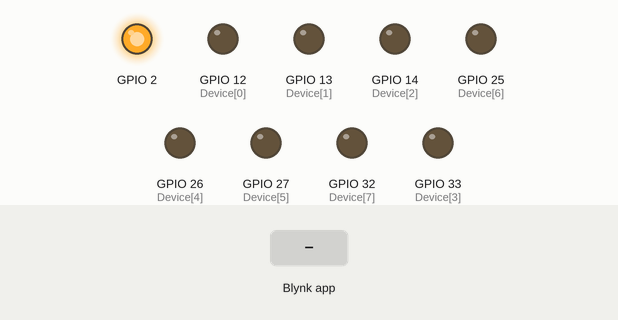
The sketch below on a simulated ESP32. Shown: output pins drawn as LEDs (lit = HIGH). Dashed ring = blinking. The test bench sets the inputs (shaded band). WiFi joins after 1.5 s; servers stay silent unless stated; network time is answered at once with the bench clock; the local clock reads 2024-03-15 10:24:30 at power-on unless the sketch sets it; the modem accepts every AT command (registered, SIM ready, sends succeed) and sends nothing else; what the sketch prints to the serial monitor is not drawn.

Above: at 1.9 s.
At 13.0 s:
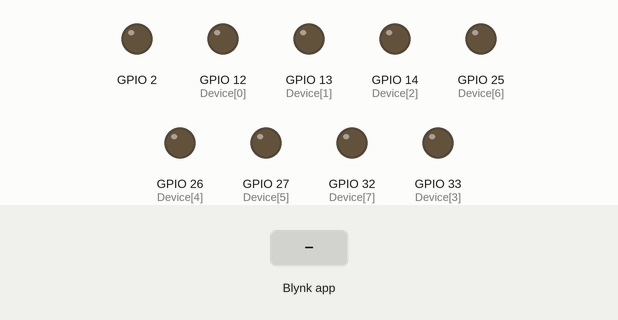
13.1 s: Blynk app writes 1 to V2
At 21.95 s:
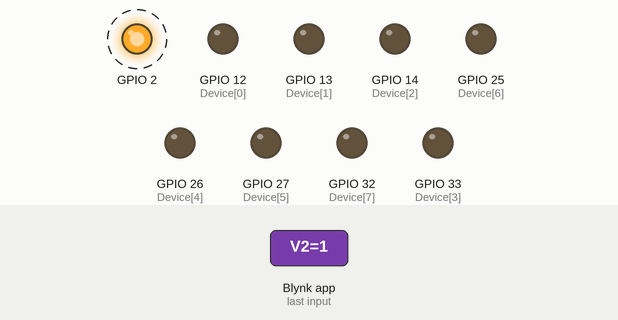
Timing chart, 0 to 22.1 s (numbered marks = the images above; inputs shaded):
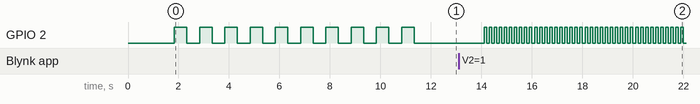

The sketch:

2.Device-Box.ino
```cpp
//---------------------------------------// Blynk //---------------------------------------//
#define BLYNK_PRINT Serial

#define BLYNK_TEMPLATE_ID "TMPL6gkwkeRiZ"
#define BLYNK_TEMPLATE_NAME "FOOT MOUSE"
#define BLYNK_AUTH_TOKEN "s4IEZXPS6DFlYAACZC_6z-rNmdU1erLH"

#include <WiFi.h>
#include <WiFiClient.h>
#include <BlynkSimpleEsp32.h>

char ssid[] = "THIEN TRANG";
char pass[] = "phucnhannghia";
//---------------------------------------// Time Server //--------------------------------//
#include <NTPClient.h>
#include <WiFiUdp.h>
WiFiUDP ntpUDP;
NTPClient timeClient(ntpUDP, "pool.ntp.org");
//---------------------------------------// RTC //---------------------------------------//
#include <Wire.h>
#include "RTClib.h"
RTC_DS1307 rtc;
//---------------------------------------// Variable //----------------------------------//
uint8_t Device[] = {12,13,14,33,26,27,25,32};
unsigned long TIme;

int h_on,m_on;
int h_off,m_off;
int device;
String state;

void setup() {
  Serial.begin(115200);
  Serial2.begin(115200);

  Wire.begin(23,22);
  if (!rtc.begin()) {
    Serial.println("Couldn't find RTC");
    Serial.flush();
    while (1) delay(10);
  }


  Blynk.begin(BLYNK_AUTH_TOKEN, ssid, pass);

  timeClient.begin();
  timeClient.setTimeOffset(25200);

//-----------------------------------// Đồng bộ thời gian từ Server về RTC //-------------------------------//
  timeClient.update();
  int h = timeClient.getHours();
  int m = timeClient.getMinutes();
  int s = timeClient.getSeconds();

  rtc.adjust(DateTime(2024, 5, 24, h, m, s));

//---------------------------------------// Khởi tạo ngoại vi //---------------------------------------//
  pinMode(Device[0],OUTPUT);
  pinMode(Device[1],OUTPUT);
  pinMode(Device[2],OUTPUT);
  pinMode(Device[3],OUTPUT);
  pinMode(Device[4],OUTPUT);
  pinMode(Device[5],OUTPUT);
  pinMode(Device[6],OUTPUT);
  pinMode(Device[7],OUTPUT);

  pinMode(2,OUTPUT); digitalWrite(2,LOW);
  for(int i = 0; i < 10; i++){
    digitalWrite(2,HIGH);
    delay(500);
    digitalWrite(2,LOW);
    delay(500);
  }
  pinMode(2,OUTPUT); digitalWrite(2,LOW);
}

void loop() {
  Blynk.run();
  if(millis() - TIme >= 1000){
    Blynk.syncVirtual(V4);
    TIme = millis();
  }
  Timer();
}
//---------------------------------------// Lấy giá trị từ Server Blynk //---------------------------------------//
BLYNK_WRITE(V3){
  String Val = param.asString();
  h_on  = splitString(Val,",",2).toInt();
  m_on  = splitString(Val,",",3).toInt();
  h_off = splitString(Val,",",4).toInt();
  m_off = splitString(Val,",",5).toInt();
 device = splitString(Val,",",6).toInt();
  state = splitString(Val,",",1);
  Serial.print(h_on); Serial.print(", ");
  Serial.print(m_on); Serial.print(", ");
  Serial.print(h_off); Serial.print(", ");
  Serial.print(m_off); Serial.print(", ");
  Serial.print(device); Serial.println(", ");
}
//----------------------------------// Lấy số điện thoại và thực hiện gọi //----------------------------------//
BLYNK_WRITE(V2){ // SDT
  String Val = param.asString();
  String X = splitString(Val,",",1);
  call(X);
}
//---------------------------------------// Điều khiển thiết bị //---------------------------------------//
BLYNK_WRITE(V0){
  String Val = param.asString();
  Serial.println(Val);
  if( Val == "On1")  { digitalWrite(Device[0],HIGH); }
  if( Val == "Off1") { digitalWrite(Device[0],LOW); }

  if( Val == "On2")  { digitalWrite(Device[1],HIGH); }
  if( Val == "Off2") { digitalWrite(Device[1],LOW); }

  if( Val == "On3")  { digitalWrite(Device[2],HIGH); }
  if( Val == "Off3") { digitalWrite(Device[2],LOW); }

  if( Val == "On4")  { digitalWrite(Device[3],HIGH); }
  if( Val == "Off4") { digitalWrite(Device[3],LOW); }

  if( Val == "On5")  { digitalWrite(Device[4],HIGH); }
  if( Val == "Off5") { digitalWrite(Device[4],LOW); }

  if( Val == "On6")  { digitalWrite(Device[5],HIGH); }
  if( Val == "Off6") { digitalWrite(Device[5],LOW); }

  if( Val == "On7")  { digitalWrite(Device[6],HIGH); }
  if( Val == "Off7") { digitalWrite(Device[6],LOW); }

  if( Val == "On8")  { digitalWrite(Device[7],HIGH); }
  if( Val == "Off8") { digitalWrite(Device[7],LOW); }
}
//---------------------------------------// Tách chuỗi //---------------------------------------//
String splitString(String inputString, String delim, uint16_t pos)
{ String tmp = inputString;
  for(int i = 0; i < pos; i++)
    { tmp = tmp.substring(tmp.indexOf(delim)+1);
      if(tmp.indexOf(delim) == -1 and i != pos-1) return "";
    }
  return tmp.substring(0,tmp.indexOf(delim));
}
//-----------------------------------// Hàm thực hiện cuộc gọi //--------------------------------//
void call(String sdt)
{
  Serial2.print(F("ATD"));
  updateSerial();
  Serial.println("Đang Thực Hiện Cuộc Gọi");
  Serial2.print(sdt);
  updateSerial();
  Serial2.print(F(";\r\n"));
  Bip(100, 100);
  Serial2.print(F("ATH"));
  updateSerial();
  Serial2.print(F(";\r\n"));
  updateSerial();
  delay(1000);
  digitalWrite(2,LOW);
}

void updateSerial()
{
 delay(500);
}

void Bip(int A, int D)
{
 for(int i = 0; i <= A; i++) {digitalWrite(2,1); delay(D); digitalWrite(2,0); delay(D);}
}
//---------------------------------------// Hẹn giờ bật tắt thiết bị //---------------------------------------//
void Timer(){ DateTime now = rtc.now();
  Serial.print(now.hour()); Serial.print("   "); Serial.println(now.minute());
  if(now.hour() == h_on  and now.minute() == m_on)  { digitalWrite(Device[device],HIGH); }
  if(now.hour() == h_off and now.minute() == m_off) { digitalWrite(Device[device],LOW); }
}
```

Measured:
- after the input at 13.1 s, GPIO 2: alternates HIGH for 0.10 s and LOW for 0.10 s, starting after 1.0 s
